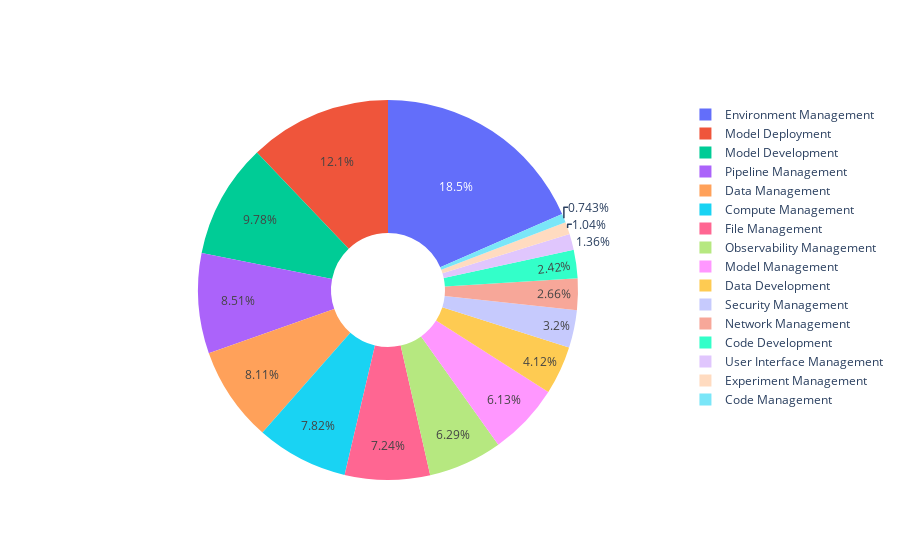

Here is the notebook cell this chart was saved with:
### Code cell
# assign human-readable & high-level topics to challenges & solutions

df = pd.read_json(os.path.join(path_rq12, 'topics.json'))
df['Challenge_topic_macro'] = -1

for index, row in df.iterrows():
    if row['Challenge_topic'] in macro_topic_mapping:
        df.at[index, 'Challenge_topic_macro'] = int(macro_topic_mapping[row['Challenge_topic']])
    else:
        df.drop(index, inplace=True)

df.to_json(os.path.join(path_rq12, 'macro-topics.json'), indent=4, orient='records')

df_number = pd.DataFrame()

values = []
labels = []

for index, group in df.groupby('Challenge_topic_macro'):
    topic_list = [topic + 1 for topic in macro_topic2index_dict[macro_topic_indexing[index]]]
    entry = {
        'Index': r'$\hat{C}_{0' + str(index + 1) + '}$' if index < 9 else r'$\hat{C}_{' + str(index + 1) + '}$',
        'Macro-topic': macro_topic_indexing[index],
        'Percentage (%)': round(len(group)/len(df)*100, 2),
        'Unresolved rate (%)': round(len(group[group['Challenge_resolved_time'].isna()])/len(group)*100, 2),
        'Median resolution time (h)': round(group['Challenge_resolved_time'].median(), 2),
        'Topic list': topic_list,
    }
    df_number = pd.concat([df_number, pd.DataFrame([entry])], ignore_index=True)
    labels.append(macro_topic_indexing[index])
    values.append(len(group))

# df_number = df_number.sort_values(by=['Unresolved rate (%)'], ascending=False)
print(df_number.to_latex(float_format="%.2f", index=False))
fig = go.Figure(data=[go.Pie(labels=labels, values=values, hole=.3)])
fig.show()

### Figure 1 — Plotly figure (JSON) as saved in the notebook; plotly's stock layout.template omitted (floating-point values rounded to 4 significant figures)
{"data": [{"hole": 0.3, "labels": ["Code Development", "Code Management", "Compute Management", "Data Development", "Data Management", "Environment Management", "Experiment Management", "File Management", "Model Deployment", "Model Development", "Model Management", "Network Management", "Observability Management", "Pipeline Management", "Security Management", "User Interface Management"], "type": "pie", "values": [333, 102, 1074, 566, 1114, 2535, 143, 994, 1664, 1343, 842, 366, 864, 1169, 440, 187]}], "layout": {}}
